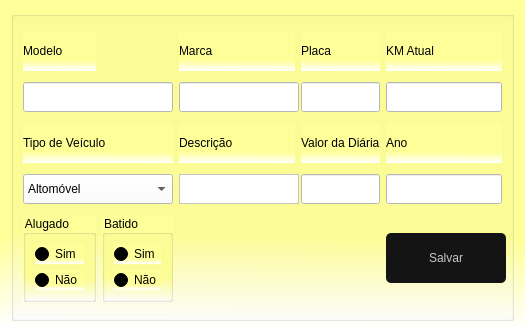
<?xml version="1.0" encoding="UTF-8"?>
<ui version="4.0">
 <class>frmVeiculos</class>
 <widget class="QWidget" name="frmVeiculos">
  <property name="geometry">
   <rect>
    <x>0</x>
    <y>0</y>
    <width>525</width>
    <height>328</height>
   </rect>
  </property>
  <property name="minimumSize">
   <size>
    <width>525</width>
    <height>328</height>
   </size>
  </property>
  <property name="maximumSize">
   <size>
    <width>16777215</width>
    <height>328</height>
   </size>
  </property>
  <property name="windowTitle">
   <string>Cadastro de Veículos</string>
  </property>
  <property name="windowIcon">
   <iconset>
    <normaloff>../Imagens/btnCadCli.png</normaloff>../Imagens/btnCadCli.png</iconset>
  </property>
  <property name="styleSheet">
   <string notr="true">background-color: qlineargradient(spread:pad, x1:0.508, y1:0.727, x2:0.505, y2:1, stop:0 rgba(255, 255, 153, 255), stop:1 rgba(255, 255, 255, 255))</string>
  </property>
  <layout class="QGridLayout" name="gridLayout_2">
   <item row="0" column="0">
    <widget class="QGroupBox" name="groupBox">
     <property name="minimumSize">
      <size>
       <width>0</width>
       <height>310</height>
      </size>
     </property>
     <property name="maximumSize">
      <size>
       <width>16777215</width>
       <height>310</height>
      </size>
     </property>
     <property name="styleSheet">
      <string notr="true">font: 87 10pt &quot;Arial&quot;;</string>
     </property>
     <property name="title">
      <string/>
     </property>
     <layout class="QGridLayout" name="gridLayout">
      <item row="0" column="0">
       <widget class="QLabel" name="label">
        <property name="maximumSize">
         <size>
          <width>16777215</width>
          <height>40</height>
         </size>
        </property>
        <property name="styleSheet">
         <string notr="true">gridline-color: qlineargradient(spread:pad, x1:0.467, y1:0.348, x2:0.465, y2:0.00586364, stop:0 rgba(0, 170, 255, 255), stop:1 rgba(255, 255, 255, 255));</string>
        </property>
        <property name="text">
         <string>Modelo</string>
        </property>
       </widget>
      </item>
      <item row="0" column="2">
       <widget class="QLabel" name="label_2">
        <property name="maximumSize">
         <size>
          <width>16777215</width>
          <height>40</height>
         </size>
        </property>
        <property name="text">
         <string>Marca</string>
        </property>
       </widget>
      </item>
      <item row="0" column="3">
       <widget class="QLabel" name="lbEmail">
        <property name="maximumSize">
         <size>
          <width>16777215</width>
          <height>40</height>
         </size>
        </property>
        <property name="text">
         <string>Placa</string>
        </property>
       </widget>
      </item>
      <item row="0" column="4">
       <widget class="QLabel" name="lbEndereco">
        <property name="maximumSize">
         <size>
          <width>16777215</width>
          <height>40</height>
         </size>
        </property>
        <property name="text">
         <string>KM Atual</string>
        </property>
       </widget>
      </item>
      <item row="1" column="0" colspan="2">
       <widget class="QLineEdit" name="edtModelo">
        <property name="minimumSize">
         <size>
          <width>0</width>
          <height>30</height>
         </size>
        </property>
        <property name="maximumSize">
         <size>
          <width>16777215</width>
          <height>30</height>
         </size>
        </property>
        <property name="styleSheet">
         <string notr="true">background-color: rgb(255, 255, 255);</string>
        </property>
       </widget>
      </item>
      <item row="1" column="2">
       <widget class="QLineEdit" name="edtMarca">
        <property name="minimumSize">
         <size>
          <width>120</width>
          <height>30</height>
         </size>
        </property>
        <property name="maximumSize">
         <size>
          <width>16777215</width>
          <height>30</height>
         </size>
        </property>
        <property name="styleSheet">
         <string notr="true">background-color: rgb(255, 255, 255);</string>
        </property>
       </widget>
      </item>
      <item row="1" column="3">
       <widget class="QLineEdit" name="edtPlaca">
        <property name="minimumSize">
         <size>
          <width>0</width>
          <height>30</height>
         </size>
        </property>
        <property name="maximumSize">
         <size>
          <width>16777215</width>
          <height>30</height>
         </size>
        </property>
        <property name="styleSheet">
         <string notr="true">background-color: rgb(255, 255, 255);</string>
        </property>
       </widget>
      </item>
      <item row="1" column="4">
       <widget class="QLineEdit" name="edtKm">
        <property name="minimumSize">
         <size>
          <width>0</width>
          <height>30</height>
         </size>
        </property>
        <property name="maximumSize">
         <size>
          <width>16777215</width>
          <height>30</height>
         </size>
        </property>
        <property name="styleSheet">
         <string notr="true">background-color: rgb(255, 255, 255);</string>
        </property>
       </widget>
      </item>
      <item row="2" column="0" colspan="2">
       <widget class="QLabel" name="label_6">
        <property name="maximumSize">
         <size>
          <width>16777215</width>
          <height>40</height>
         </size>
        </property>
        <property name="text">
         <string>Tipo de Veículo</string>
        </property>
       </widget>
      </item>
      <item row="2" column="2">
       <widget class="QLabel" name="label_5">
        <property name="text">
         <string>Descrição</string>
        </property>
       </widget>
      </item>
      <item row="2" column="3">
       <widget class="QLabel" name="label_4">
        <property name="maximumSize">
         <size>
          <width>16777215</width>
          <height>40</height>
         </size>
        </property>
        <property name="text">
         <string>Valor da Diária</string>
        </property>
       </widget>
      </item>
      <item row="2" column="4">
       <widget class="QLabel" name="label_3">
        <property name="minimumSize">
         <size>
          <width>0</width>
          <height>30</height>
         </size>
        </property>
        <property name="maximumSize">
         <size>
          <width>16777215</width>
          <height>40</height>
         </size>
        </property>
        <property name="text">
         <string>Ano</string>
        </property>
       </widget>
      </item>
      <item row="3" column="0" colspan="2">
       <widget class="QComboBox" name="edtTipo">
        <property name="minimumSize">
         <size>
          <width>100</width>
          <height>30</height>
         </size>
        </property>
        <property name="styleSheet">
         <string notr="true">font: 87 10pt &quot;Arial&quot;;
background-color: rgb(255, 255, 255);
</string>
        </property>
        <item>
         <property name="text">
          <string>Altomóvel</string>
         </property>
        </item>
        <item>
         <property name="text">
          <string>Motocicleta</string>
         </property>
        </item>
        <item>
         <property name="text">
          <string>Barco</string>
         </property>
        </item>
       </widget>
      </item>
      <item row="3" column="2">
       <widget class="QTextEdit" name="txtDescricao">
        <property name="sizePolicy">
         <sizepolicy hsizetype="Expanding" vsizetype="Expanding">
          <horstretch>0</horstretch>
          <verstretch>0</verstretch>
         </sizepolicy>
        </property>
        <property name="minimumSize">
         <size>
          <width>120</width>
          <height>30</height>
         </size>
        </property>
        <property name="maximumSize">
         <size>
          <width>16777215</width>
          <height>30</height>
         </size>
        </property>
        <property name="styleSheet">
         <string notr="true">background-color: rgb(255, 255, 255);</string>
        </property>
       </widget>
      </item>
      <item row="3" column="3">
       <widget class="QLineEdit" name="edtDiaria">
        <property name="minimumSize">
         <size>
          <width>0</width>
          <height>30</height>
         </size>
        </property>
        <property name="maximumSize">
         <size>
          <width>16777215</width>
          <height>30</height>
         </size>
        </property>
        <property name="styleSheet">
         <string notr="true">background-color: rgb(255, 255, 255);</string>
        </property>
       </widget>
      </item>
      <item row="3" column="4">
       <widget class="QLineEdit" name="edtAno">
        <property name="minimumSize">
         <size>
          <width>0</width>
          <height>30</height>
         </size>
        </property>
        <property name="maximumSize">
         <size>
          <width>16777215</width>
          <height>30</height>
         </size>
        </property>
        <property name="styleSheet">
         <string notr="true">background-color: rgb(255, 255, 255);</string>
        </property>
       </widget>
      </item>
      <item row="4" column="0">
       <widget class="QGroupBox" name="groupBox_3">
        <property name="maximumSize">
         <size>
          <width>16777215</width>
          <height>100</height>
         </size>
        </property>
        <property name="title">
         <string>Alugado</string>
        </property>
        <layout class="QVBoxLayout" name="verticalLayout">
         <item>
          <widget class="QRadioButton" name="rbAlugado">
           <property name="text">
            <string>Sim</string>
           </property>
          </widget>
         </item>
         <item>
          <widget class="QRadioButton" name="rbDisponivel">
           <property name="text">
            <string>Não</string>
           </property>
          </widget>
         </item>
        </layout>
       </widget>
      </item>
      <item row="4" column="1">
       <widget class="QGroupBox" name="groupBox_4">
        <property name="maximumSize">
         <size>
          <width>16777215</width>
          <height>100</height>
         </size>
        </property>
        <property name="title">
         <string>Batido</string>
        </property>
        <layout class="QVBoxLayout" name="verticalLayout_2">
         <item>
          <widget class="QRadioButton" name="rbBatido">
           <property name="text">
            <string>Sim</string>
           </property>
          </widget>
         </item>
         <item>
          <widget class="QRadioButton" name="rbPerfeito">
           <property name="text">
            <string>Não</string>
           </property>
          </widget>
         </item>
        </layout>
       </widget>
      </item>
      <item row="4" column="4">
       <widget class="QPushButton" name="btnSalvar">
        <property name="minimumSize">
         <size>
          <width>120</width>
          <height>50</height>
         </size>
        </property>
        <property name="maximumSize">
         <size>
          <width>120</width>
          <height>50</height>
         </size>
        </property>
        <property name="cursor">
         <cursorShape>PointingHandCursor</cursorShape>
        </property>
        <property name="styleSheet">
         <string notr="true">QPushButton{
border-radius: 5px;
background-color: rgb(20,20,20);
color:rgb(200,200,200);
font: 87 12pt &quot;Arial&quot;;
}

QPushButton:hover{ 
background-color:rgb(0, 0, 0);
color: rbg(200,200,200)
}

QPushButton:pressed{
background-color:rgb(0,0,30);
color:rbg(200,200,200)
}

</string>
        </property>
        <property name="text">
         <string>Salvar</string>
        </property>
        <property name="icon">
         <iconset>
          <normaloff>../../Imagens/Salvar.png</normaloff>../../Imagens/Salvar.png</iconset>
        </property>
        <property name="iconSize">
         <size>
          <width>35</width>
          <height>35</height>
         </size>
        </property>
       </widget>
      </item>
     </layout>
    </widget>
   </item>
  </layout>
 </widget>
 <resources/>
 <connections/>
</ui>
